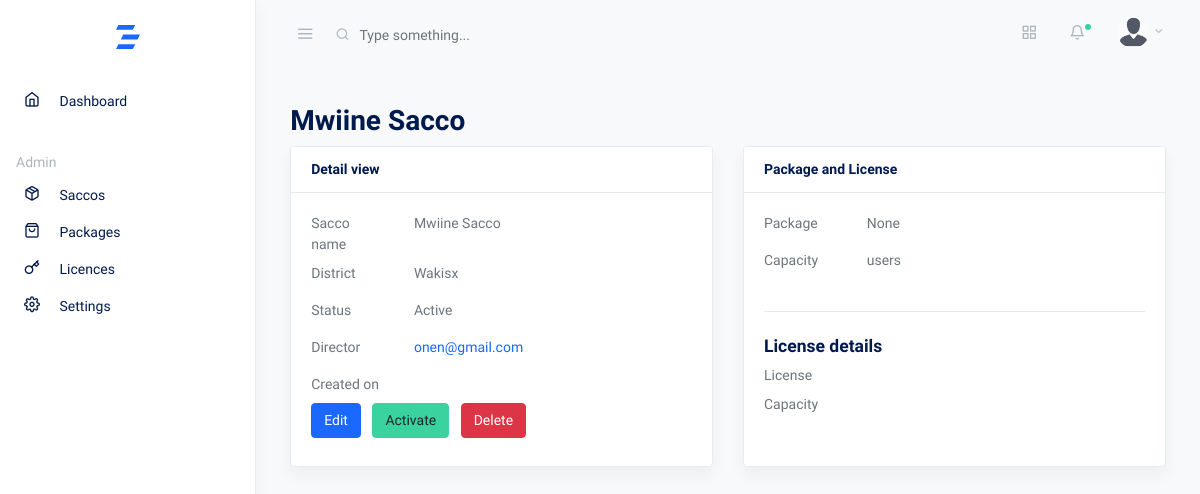
The app's page /saccos/1/detail, older data.
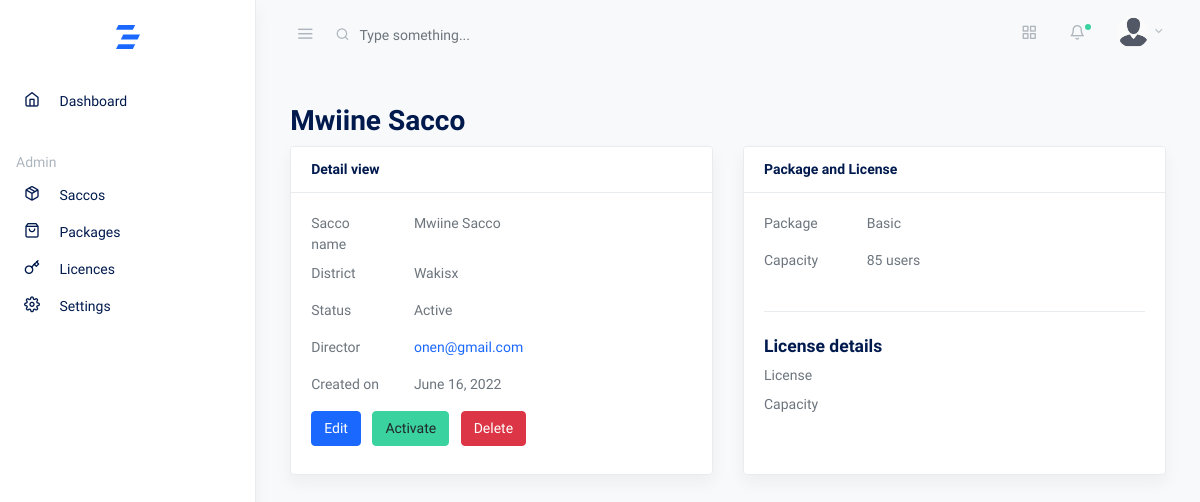
The same page, newer data.
### core/models.py (models this page shows, shortened)
class CustomModel(models.Model):
    created_on = models.DateTimeField(auto_now_add=True)
    updated_on = models.DateTimeField(auto_now=True, null=True)
    class Meta:
        abstract = True
        ordering = ['created_on']

class Sacco(CustomModel):
    name = models.CharField(max_length=80, unique=True)
    package = models.ForeignKey(Package, null=True, on_delete=models.SET_NULL, related_name='bussiness_package')  # TODO Set package to default rather than null
    district = models.CharField(max_length=60, null=True, blank=True,)
    location = models.CharField(max_length=60, null=True, blank=True,)
    email = models.EmailField(null=True, blank=True, unique=True)
    director = models.ForeignKey(User, null=True, on_delete=models.SET_NULL, related_name='bussiness_director', blank=True,)
    status = models.CharField(max_length=10, default='inactive')
    created_by = models.ForeignKey(User, on_delete=models.CASCADE, related_name='bussiness_creator')
    updated_by = models.ForeignKey(User, on_delete=models.CASCADE, related_name='bussiness_updater', null=True, blank=True)
    objects = models.Manager()
    filtered_objects = SaccoManager()
    class Meta:
        ordering = ['-created_on']
    def __str__(self):
        return self.name

class Package(CustomModel):
    name = models.CharField(max_length=60, unique=True)
    capacity = models.PositiveIntegerField()
    price = models.PositiveIntegerField(validators=[MinValueValidator(120000)], help_text='The minimum package price is 120,000/= per year ')
    status = models.CharField(max_length=10, default='active')
    def __str__(self):
        return self.name

### accounts/models.py (models this page shows, shortened)
class User(AbstractBaseUser, PermissionsMixin):
    USERNAME_FIELD = 'email'
    REQUIRED_FIELDS = []
    first_name = models.CharField(max_length=20, blank=True, null=True)
    last_name = models.CharField(max_length=20, blank=True, null=True)
    username = models.CharField(max_length=20, blank=True, null=True)
    email = models.EmailField(unique=True)
    telephone = models.CharField(max_length=15, blank=True, null=True, unique=True)
    id_type = models.CharField(max_length=20, blank=True, choices=ID_TYPE, default='national')
    id_number = models.CharField(max_length=30, blank=True, null=True, validators=[MinLengthValidator(9), MaxLengthValidator(14)])
    photo = models.ImageField(upload_to='profile/', blank=True, null=True, validators=[image_validator])
    date_joined = models.DateTimeField(auto_now_add=True)
    updated_at = models.DateTimeField(auto_now=True)
    is_active = models.BooleanField(default=True)
    is_staff = models.BooleanField(default=False)
    is_member = models.BooleanField(default=False)
    is_previously_logged_in = models.BooleanField(default=False)
    gender = models.CharField(max_length=20, choices=MARITAL_STATUS, default='single')
    village = models.CharField(max_length=60, blank=True, null=True)
    date_of_birth = models.DateField(auto_now_add=False, auto_created=False, blank=True, null=True, validators=[dob_validation])
    gender = models.CharField(max_length=20, blank=True, choices=GENDER, default='single')
    next_of_kin_name = models.CharField(max_length=50, blank=True, null=True)
    next_of_kin_contact = models.CharField(max_length=50, blank=True, null=True)
    occupation = models.CharField(max_length=60, blank=True, null=True)
    employer_type = models.CharField(max_length=60, blank=True, choices=EMPLOYER_TYPE, default='organization')
    organization = models.CharField(max_length=80, blank=True, null=True)
    objects = UserManager()
    class Meta:
        ordering = ['-date_joined', '-updated_at']
    def __str__(self):
        return self.email
    def get_absolute_url(self):
        return reverse('user', kwargs={'pk': self.pk})

### core/views.py (the view)
# urls.py: path('saccos/<str:pk>/detail', SaccoDetailView.as_view() , name='sacco_detail'),
class SaccoDetailView(DetailView):
    model = Sacco
    template_name = "saccos/detail.html"
    context_object_name = 'sacco'

### templates/saccos/detail.html (shortened to what this page needs)
{% extends 'base.html' %}
{% load crispy_forms_tags %}
{% load humanize %}
{% block content %}
<div class="container-fluid">
    <div class="row justify-content-center">
      <div class="col-12">
        <h2 class="page-title">{{sacco|title}}</h2>
        <div class="card-deck">
          <div class="card shadow mb-4">
            <div class="card-header">
              <strong class="card-title">Detail view</strong>
            </div>
            <div class="card-body">
                    <div class="row">
                      <label  class="col-sm-3">Sacco name</label>
                      <div class="col-sm-9">
                        <p>{{sacco.name|title}}</p>
                      </div>
                    </div>
                      <div class="row">
                        <label  class="col-sm-3">District</label>
                        <div class="col-sm-9">
                          <p>{{sacco.district|title}}</p>
                        </div>
                      </div>
                      <div class="row">
                        <label  class="col-sm-3">Status</label>
                        <div class="col-sm-9">
                          <p>{{sacco.status|title}}</p>
                        </div>
                      </div>
                      <div class="row">
                        <label  class="col-sm-3">Director</label>
                        <div class="col-sm-9">
                          <p><a href="{{ sacco.director.get_absolute_url }}">{{sacco.director}}</a></p>
                        </div>
                      </div>
                      <div class="row">
                        <label  class="col-sm-3">Created on</label>
                        <div class="col-sm-9">
                          <p>{{sacco.package.created_on|date}}</p>
                        </div>
                      </div>
                    <div class="form-group mb-2">
                      <a href="{% url 'sacco_update' sacco.id %}" class="btn btn-primary">Edit</a>
                      {% if sacco.status == 'active' %}
                        <a href="{% url 'sacco_activation' sacco.id %}" class="btn btn-success mx-2">Activate</a>
                    {% else %}
                         <a href="{% url 'sacco_activation' sacco.id %}" class="btn btn-warning mx-2">Suspend</a>
                      {% endif %}
                      <a href="{% url 'sacco_delete' sacco.id %}" class="btn btn-danger">Delete</a>
                    </div>
            </div>
          </div>
          <div class="card shadow mb-4">
            <div class="card-header">
              <strong class="card-title">Package and License</strong>
            </div>
            <div class="card-body">
                <div class="row">
                    <label  class="col-sm-3">Package</label>
                    <div class="col-sm-9">
                      <p>{{sacco.package|title}}</p>
                    </div>
                  </div>
                  <div class="row">
                    <label  class="col-sm-3">Capacity</label>
                    <div class="col-sm-9">
                      <p>{{sacco.package.capacity|intcomma}} users</p>
                    </div>
                  </div>
                  <hr class="my-4">
                  <h5>License details</h5>
                  <div class="row">
                    <label  class="col-sm-3">License</label>
                    <div class="col-sm-9">
                    </div>
                  </div>
                  <div class="row">
                    <label  class="col-sm-3">Capacity</label>
                    <div class="col-sm-9">
                    </div>
                  </div>
            </div>
          </div>
        </div>
      </div>
    </div>
  </div>
{% endblock content %}

Row changes from the older to the newer data that the page shows:
changed Sacco "Mwiine Sacco": package.created_on (not shown) → "June 16, 2022"; package "None" → "Basic"; package.capacity (not shown) → "85"
